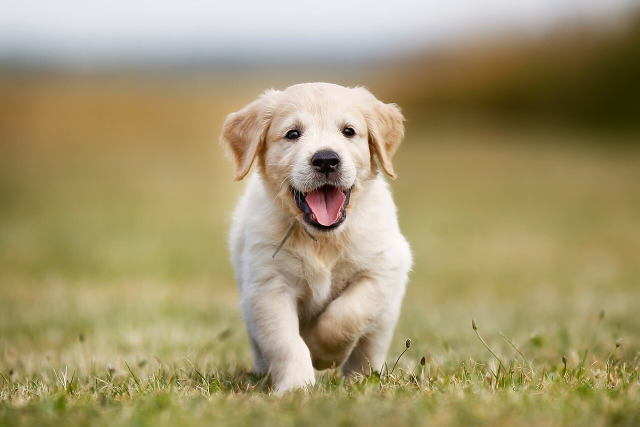
#> input picture Week 7/Dogs_love.jpg, 1280 x 853 px, found by its file name (shown at 1/2 size)
$ jupyter execute --allow-errors MBA_LecNote1_2.ipynb
#> lines starting #> are read from the running program, lines starting #| are printed output that depends on the picture
# <center> **Global Markets,Investments & Analytics**

## <center> BUS 520 | MBA
### <center> Becamex Business School

### <center> Kang Seung Won (kwon.kang@eiu.edu.vn)
##### <center> Miss Ninh Thi Trang (trang.ninh@eiu.edu.vn), Miss Do Thanh Thuy Vy (vy.do@eiu.edu.vn), Mr. Lam Truong Son (son.lam@eiu.edu.vn)
___

# Learning Objectives: Week 1 (7th Week)

---
# <center> **Learning Objectives**

## 1. **AI** for BUS 520
## 2. **Analytical tools**: Python, R, Julia, PowerBI, Excel...
## 3. Why do we **learn (study)**?: **Theory vs. Practice**.
## 4. Digital Transformation (DX) vs. AX (AI Transformation), GX (Green Transformation).
## 5. Understanding **Data**

---

# **L1: AI for BUS 520**

## <center> AI is your **Strategic Decision Co-worker, Supporter**.
#### <center>Goal: Not IT Engineer or Developer.
#### <center>Learning how to leverage AI for you

#### For Example: explain unfamiliar code, find errors, suggest alternative solutions, summarize results, and generate ideas.

##### - What to ask?
##### - How to interpret?, How to apply or implement?
##### - How to apply or implement?

### But you are still responsible for the final answer.
---

# <center> L2: My Understanding of **Tools** (So many good tools: Python, R, Julia, or Power BI, Excel..)

# Tools?

| Tool | What it can help with | A question to ask |
|---|---|---|
| Python | Data analysis, models and repeated tasks | Can we run the same analysis again? |
| R | Statistics and charts | Does it fit our statistics task? |
| Julia | Large numerical calculations | Do we need fast numerical work? |
| Power BI | Reports and dashboards | Can the team follow the same measures? |
| Excel | Tables, formulas and small checks | Is a clear spreadsheet enough? |
computational models |

**Important:** Overlapped. Choose based on -**what to solve**—not because one tool is always best.

---
### Why Python?

#### - **Free and accessible:** Open-source, cross-platform, and easy to get started with.
#### - **Easy to learn**
#### - **AI-friendly:** Interpreter-based language (Python, R, Julia,..) vs. Compiler-language (Java, C+, C++,...)
#### - **Rich library ecosystem:** Data analysis, Statistics, visualization, machine learning...
#### - **Career relevance:** Widely used across Finance, Consulting, Marketing, Accounting, and other business sectors.

---
##### - A Python file (.py) is a plain text file that can be created and edited using Notepad (Windows) or TextEdit (macOS).
##### - An Integrated Development Environment (IDE) or a code editor facilitates writing, running, and debugging Python code. Examples include VS Code, PyCharm, RStudio, Jupyter Notebook (Colab; .ipynb (extension)), and Spyder.

---
## Learn by Doing → **Learn by Coding**: A New Way of Learning by Doing

#### - **Logical Thinking:** Develop solutions step by step through clear, structured reasoning.
#### - **Instant Feedback:** See results immediately and learn from mistakes.
#### - **Low-Cost Experimentation:** Test ideas freely without significant costs or risks.
#### - **Iterative Learning:** Improve solutions through trial and error.

---
# **L3. Why Do We Learn or Study? Theory vs Practice**

## Theory vs. Practice

#### **A theory is a simplified representation of reality.**

#### - **A theoretical approach** uses abstraction and assumptions to understand, explain, and predict real-world phenomena.
#### - **A practical approach** focuses on solving real-world problems and achieving specific objectives under conditions and constraints.
#### - **Theory and practice are complementary, not opposing approaches.**

#### Theory guides practice, while practice tests, informs, and refines theory.

#### **We need both:** Theory helps us understand how the world works. Practice helps us solve problems in the real world.

### Learning theory enables us to go beyond individual experiences and apply general principles to new and unfamiliar situations.
---

## Positive vs. Normative Approach

### Milton Friedman ([The Methodology of Positive Economics, 1953](https://en.wikipedia.org/wiki/Milton_Friedman))

| Concept | Definition |
| :--- | :--- |
| **Positive Approach** | Examines "what is" and "what might happen" using theories, observable evidence, and testable predictions. |
| **Normative Approach** | Examines "what ought to be" based on value judgments, objectives, priorities, and ethical considerations. |

[cell 1]
import numpy as np
import pandas as pd
import matplotlib.pyplot as plt
import matplotlib as mpl
import seaborn as sns
sns.set_style("whitegrid")

mpl.rcParams['figure.figsize'] = (12, 6)
mpl.rcParams['axes.grid'] = True

import warnings
warnings.filterwarnings("ignore")

[cell 2]
import cv2
from PIL import Image
from urllib.request import urlopen, Request

url = "https://raw.githubusercontent.com/kangeiu/MBA_Materials/main/Week%207/Dogs_love.jpg"

# From https://upload.wikimedia.org/wikipedia/commons/thumb/e/e4/Dogs_love.jpg/1280px-Dogs_love.jpg?20221129072427

img = Image.open(urlopen(url))
#> img is the input picture: PIL image 1280x853 RGB; mean R, G, B 164.4, 151, 111.5
img

[cell 3]
img_array = np.array(img)
img_array

[cell 4]
# Splitting the image in R,G,B arrays.
red, green, blue = cv2.split(img_array)
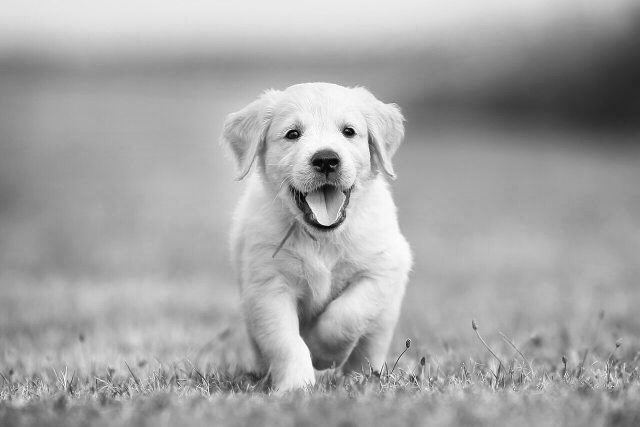
#> red: shape (853, 1280) (shown at 1/2 size); min 0, max 255, mean 164.4
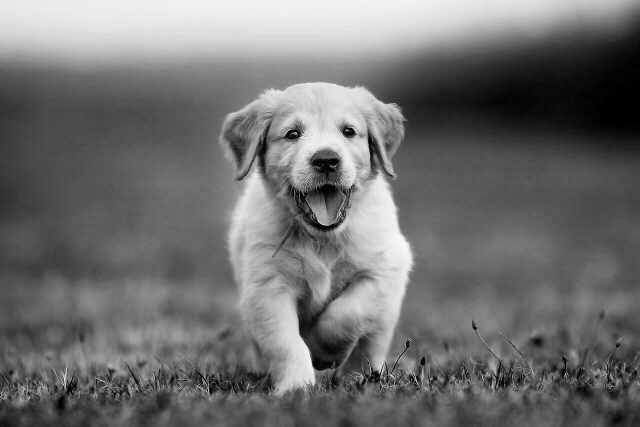
#> blue: shape (853, 1280) (shown at 1/2 size); min 0, max 255, mean 111.5


red_img = np.zeros_like(img_array)
red_img[:, :, 0] = red
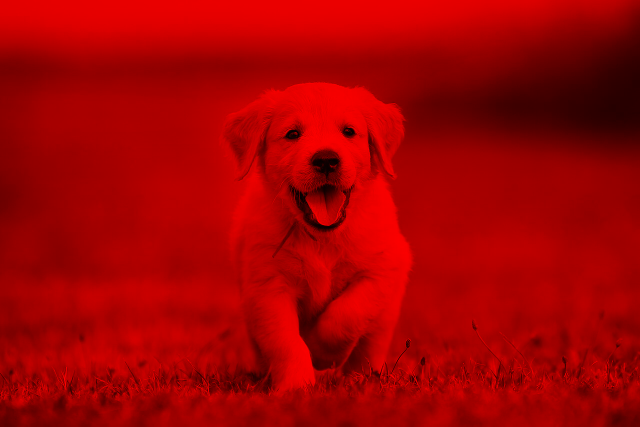
#> red_img: shape (853, 1280, 3) (shown at 1/2 size); mean of channels 0, 1, 2 164.4, 0, 0; drawn as R, G, B

green_img = np.zeros_like(img_array)
green_img[:, :, 1] = green
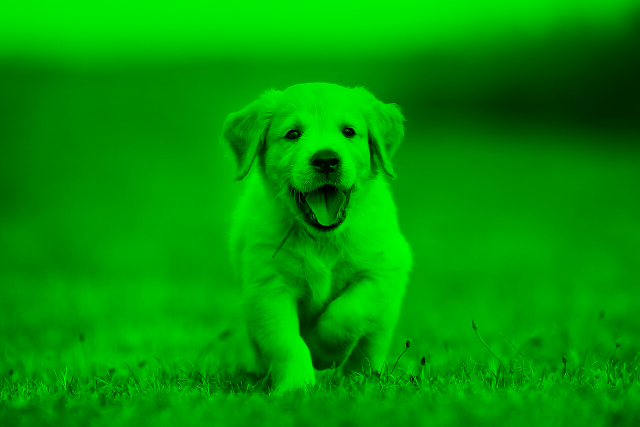
#> green_img: shape (853, 1280, 3) (shown at 1/2 size); mean of channels 0, 1, 2 0, 151, 0; drawn as R, G, B


blue_img = np.zeros_like(img_array)
blue_img[:, :, 2] = blue
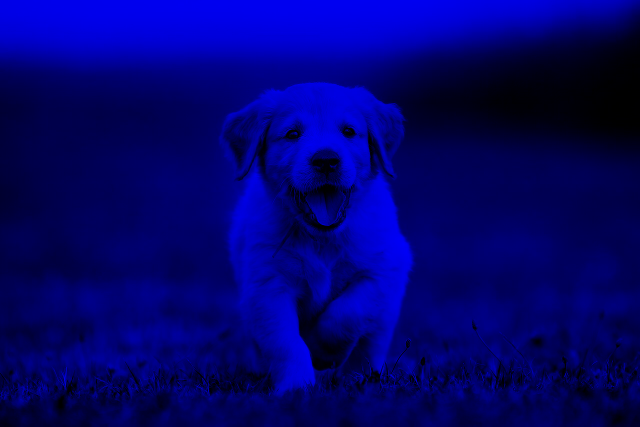
#> blue_img: shape (853, 1280, 3) (shown at 1/2 size); mean of channels 0, 1, 2 0, 0, 111.5; drawn as R, G, B


plt.subplot(1, 3, 1)
plt.imshow(red_img)
plt.axis('off')

plt.subplot(1, 3, 2)
plt.imshow(green_img)
plt.axis('off')

plt.subplot(1, 3, 3)
plt.imshow(blue_img)
plt.axis('off')


plt.tight_layout()
plt.show()

---
## PCA (principal component analysis): Only keep "Principal (main)"

#### - Everything useful for a business decision?.
#### - Uses fewer dimensions to keep important variation in data.

- PCA aims to transform high-dimensional data (many variables, $p$) into a smaller set of uncorrelated variables ($k$) called principal components, while maximizing the retained variance.

### Types of Dimensionality Reduction in Business Analytics

- **Feature Selection:** Selecting a subset of the original variables
  (e.g., $x_1, x_2, x_5$).
    - **Advantage:** Easy to interpret because the original variables
      are preserved.
    - **Disadvantage:** May overlook correlations and interactions
      among variables and lose useful information.
    - **Examples:** Regulization (Lasso, Ridge, Elastic Net), Stepwise Selection.

- **Feature Extraction:** Creating new variables (components) by
  transforming or combining the original variables.
    - **Advantage:** Can capture relationships among variables and
      substantially reduce dimensionality while preserving important
      information.
    - **Disadvantage:** Newly created variables (e.g., $z_1, z_2$)
      may be difficult to interpret because they combine multiple
      original variables.
    - **Examples:** Principal Component Analysis (PCA), Autoencoders.

[cell 5]
from sklearn.decomposition import PCA

img_gray = Image.open(urlopen(url)).convert('L')
img_np = np.array(img_gray)
print(img_np.shape)
#| (853, 1280)

components_list = [5, 10, 15, 30]

fig, axes = plt.subplots(1, 5)

axes[0].imshow(img_np, cmap='gray')
axes[0].set_title("Original (Full)")
axes[0].axis('off')

for i, n_comp in enumerate(components_list, start=1):
    pca = PCA(n_components=n_comp)
    img_transformed = pca.fit_transform(img_np)
    print(img_transformed.shape)
    img_inverted = pca.inverse_transform(img_transformed)
    axes[i].imshow(img_inverted, cmap='gray')

    axes[i].set_title(f"PC = {n_comp}")
    axes[i].axis('off')
#> this loop made 4 passes
#> pass 1, `img_inverted = pca.inverse_transform(img_transformed)`:
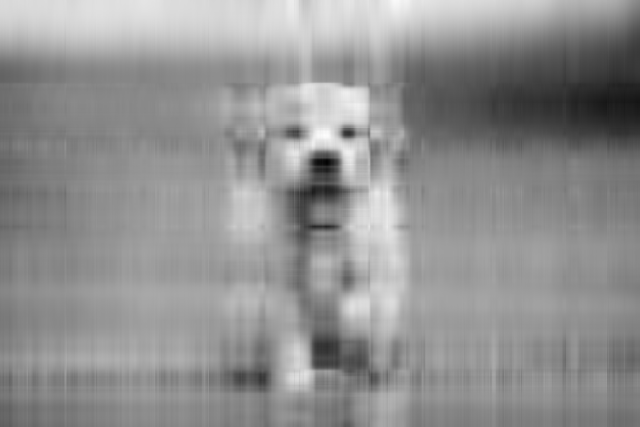
#> img_inverted: shape (853, 1280) float64 (shown at 1/2 size); min -8.34, max 270.8, mean 150.5; drawn with min black and max white
#> after the loop:
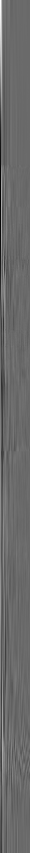
#> img_transformed: shape (853, 30) float64; min -1684.4, max 2353.2, mean 0; drawn with min black and max white

plt.tight_layout()
plt.show()

[cell 6]
DataD = np.array([
    [0, 0, 1, 1, 0, 0, 0, 0, 0, 1, 1, 0, 0, 0, 0],
    [0, 1, 1, 1, 1, 0, 0, 0, 1, 1, 1, 1, 0, 0, 0],
    [1, 1, 1, 1, 1, 1, 0, 1, 1, 1, 1, 1, 1, 0, 0],
    [1, 1, 1, 1, 1, 1, 1, 1, 1, 1, 1, 1, 1, 0, 0],
    [1, 1, 1, 1, 1, 1, 1, 1, 1, 1, 1, 1, 1, 0, 0],
    [0, 1, 1, 1, 1, 1, 1, 1, 1, 1, 1, 1, 0, 0, 0],
    [0, 0, 1, 1, 1, 1, 1, 1, 1, 1, 1, 0, 0, 0, 0],
    [0, 0, 0, 1, 1, 1, 1, 1, 1, 1, 0, 0, 0, 0, 0],
    [0, 0, 0, 0, 1, 1, 1, 1, 1, 0, 0, 0, 0, 0, 0],
    [0, 0, 0, 0, 0, 1, 1, 1, 0, 0, 0, 0, 0, 0, 0],
    [0, 0, 0, 0, 0, 0, 1, 0, 0, 0, 0, 0, 0, 0, 0]
])

pd.DataFrame(DataD)

[cell 7]
# plt.imshow(DataD)
plt.imshow(1-DataD)
plt.show()

[cell 8]
# plt.imshow(1 - DataD, cmap='gray')
plt.imshow(DataD, cmap='Reds')
plt.show()
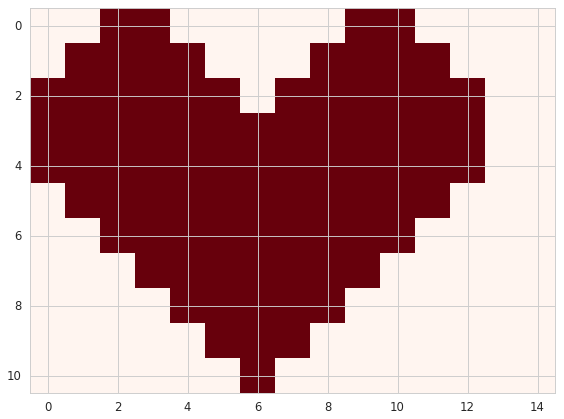
#> figure drawn by matplotlib, 1 panel

[cell 9]
mean = DataD.mean(axis=0, keepdims=True)
X_centered = DataD - mean

U, S, Vt = np.linalg.svd(X_centered, full_matrices=False) # Singlur Value Decomposition

pc_modes = [1, 4, 6, 7, 11]

fig, axes = plt.subplots(1, 5, figsize=(15, 3.5))
# fig, axes = plt.subplots(1, 5)

for i, k in enumerate(pc_modes):
    recon = (U[:, :k] * S[:k]) @ Vt[:k, :] + mean

    axes[i].imshow(np.clip(recon, 0, 1), cmap='Reds')
    axes[i].set_title(f'{k} PC(s)')
    axes[i].axis('off')

axes[4].imshow(DataD, cmap='Reds')
axes[4].set_title('Original\n11 × 15 icon')
axes[4].axis('off')

plt.tight_layout()
plt.show()
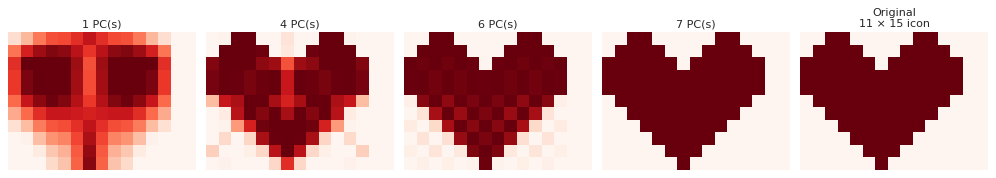
#> figure drawn by matplotlib, 5 panels

---
# **L4: Digital Economy / Digital Transformation (DX)?**

### **Digital Economy**: Economy based on digital technology
### **Digital Technology**: Technology that can be represented as numbers(e.g., text, images, videos, voice, color, etc., but not physical objects or smell).

- **Numbers:** price, sales, GDP, interest rate, height
- **Text:** reviews, emails, reports
- **Images:** products, medical scans, satellite images
- **Audio:** customer calls, music, voice assistants

- To a computer, all of these are eventually represented using **numbers**.

## Traditional Economy → Digital Transformation → Digital Economy

- Digital Transformation: The process through which traditional, non-digital, or analog-based economic activities increasingly adopt digital technologies and become digitally enabled.

#### The transition has two directions:

- Replacement — some traditional/analog activities are replaced by digital alternatives.
    - Cash → digital payment
    - Physical newspapers → online news
    - Physical retail → e-commerce

-  Digitalization / transformation — many traditional physical activities remain, but increasingly use digital technologies and data.
    - Traditional factory → smart/digitalized factory
    - Physical bank → digitally enabled banking
    - Agriculture → precision/digital agriculture
    - Logistics → data-driven logistics

___
## <center> **DX, AX and GX: three different transformation agendas**

| Agenda | Core question | Typical capabilities | Executive goal |
|---|---|---|---|
| **DX · Digital Transformation** | How do we digitize and connect information and processes? | Digital records, cloud, mobile, IoT, workflows | Create reliable data and scalable operations |
| **AX · AI Transformation** | How can we use models and AI to improve work and decisions? | Forecasting, automation, generative AI, decision support | Augment judgment and redesign workflows responsibly |
| **GX · Green Transformation** | How can we reduce environmental impacts and manage transition risks? | Energy efficiency, emissions accounting, circularity | Build sustainable, resilient business operations |

**These are not three mandatory sequential stages.** They overlap: organizations can pursue DX, AX and GX together, and some green initiatives need neither sophisticated AI nor extensive digital infrastructure.

- **DX** makes information and processes more accessible.
- **AX** can turn suitable data into predictions, recommendations and automation.
- **GX** changes the goals and constraints used to evaluate business outcomes.

**Strategic question:** What should improve—cost, revenue, speed, customer outcomes, risk, or environmental impact—and what evidence would demonstrate progress?
___

### Digital transformation
The process of using digital technology to improve or change traditional activities.

Examples:

| Traditional activity | Digital transformation |
|---|---|
| Cash payment | Mobile or online payment |
| Physical newspaper | Online news |
| Traditional factory | Smart factory |
| Traditional logistics | Data-driven logistics |
| In-store retail | E-commerce |

A key idea is that **digital systems work with data represented as numbers**.
___

### **Data as Numbers**: housing price, your weight, height, GDP, Interest Rate, Stock Prices, and so on.

---
## <center> The Quality of Wine? by Price?

[cell 10]
# Wine dataset from SKlearn
from sklearn.datasets import load_wine
wine = load_wine()

[cell 11]
type(wine)

[cell 12]
dir(wine) # directory of what we can do

Understand Wine data

[cell 13]
wine.feature_names

[cell 14]
print(wine.DESCR)

- Note: Hue indicates the tonal shift: lower values suggest a more purple/reddish tone (younger red wines), while higher values indicate a shift toward orange/brownish tones (older or oxidized wines)

---
## Note: Understanding Object in Python
- Object Oriented Programming (OOP) is a programming paradigm that uses objects and classes to structure code.

[cell 15]
# Example: Simple add and sub Calculater

### Understanding Object-Oriented Programming

- Class: blueprint for creating objects (Make Excel File)
- Object: Excel Document: kang.xlsx = my_cal
- Method: within MS Excel, commands such as copy, sum, find, delete, etc.
- Input: add contents like 1, 2, 3 in spreadsheet etc.

MS Excel file Analogy:

- document = Excel_File()        # Create empty document
- document.fit(data), scaler.fit_transform(X_train)   # data is input parameter
- document.title = "My Excel File"     # title becomes an attribute
- document.sum = "123"         # 123 becomes an attribute

Scikit-learn Model Analogy:

- model = LinearRegression()       # Create empty model
- model.fit(X_train, y_train)                  # X_train, y_train are inputs
- Attributes: model.coef_ = [1.5, 2.3]        # coef_ becomes an attribute (learned)
- Attributes: model.intercept_ = 0.5          # intercept_ becomes an attribute (learned)

### Inheritance in Python: a new class to reuse and extend the properties and methods of an existing class.
**Why Inheritance?**
- Code reusability: Reuse existing code without rewriting it.
- Extensibility: Add new functionality to an existing class.
- Maintainability: Reduce code duplication and simplify maintenance.

## Inheritance in Python --> Academic Research

- **Literature Review:** Understand existing theories, methods, and findings (the parent class).
- **Research (Study):** Build on existing knowledge rather than starting from scratch (inheritance).
- **My Contribution:** Extend, modify, or improve existing knowledge by adding new ideas, methods, or findings (the child class).

| Python | Academic Research |
| :--- | :--- |
| Parent Class  | Existing Knowledge (Literature) |
| Inheritance (`Calculator`) | Building on Existing Knowledge |
| Child Class (`AdvancedCalculator`) | My Research |
| New Methods (`mul`, `div`) | My Original Contribution |

**Key Takeaway:** Research is not about starting from scratch. It is about understanding existing knowledge, building upon it, and making an original contribution.

---

[cell 16]
type(wine.data)
# wine.data.shape

[cell 17]
wine.feature_names

[cell 18]
df = pd.DataFrame(wine.data, columns=wine.feature_names)
df['target'] = wine.target

[cell 19]
df

[cell 20]
sns.scatterplot(x='hue', y='alcohol', hue='target', data=df, palette='viridis');

[cell 21]
sns.scatterplot(x='color_intensity', y='malic_acid', hue='target', data=df, palette='viridis');
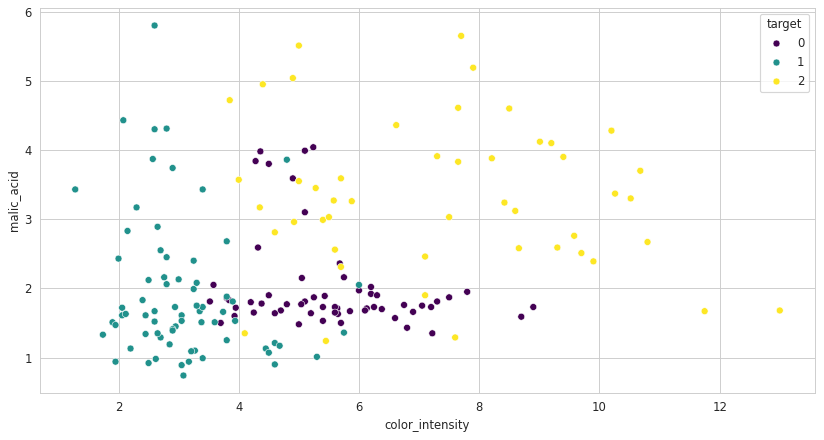
#> figure drawn by matplotlib, 1 panel
